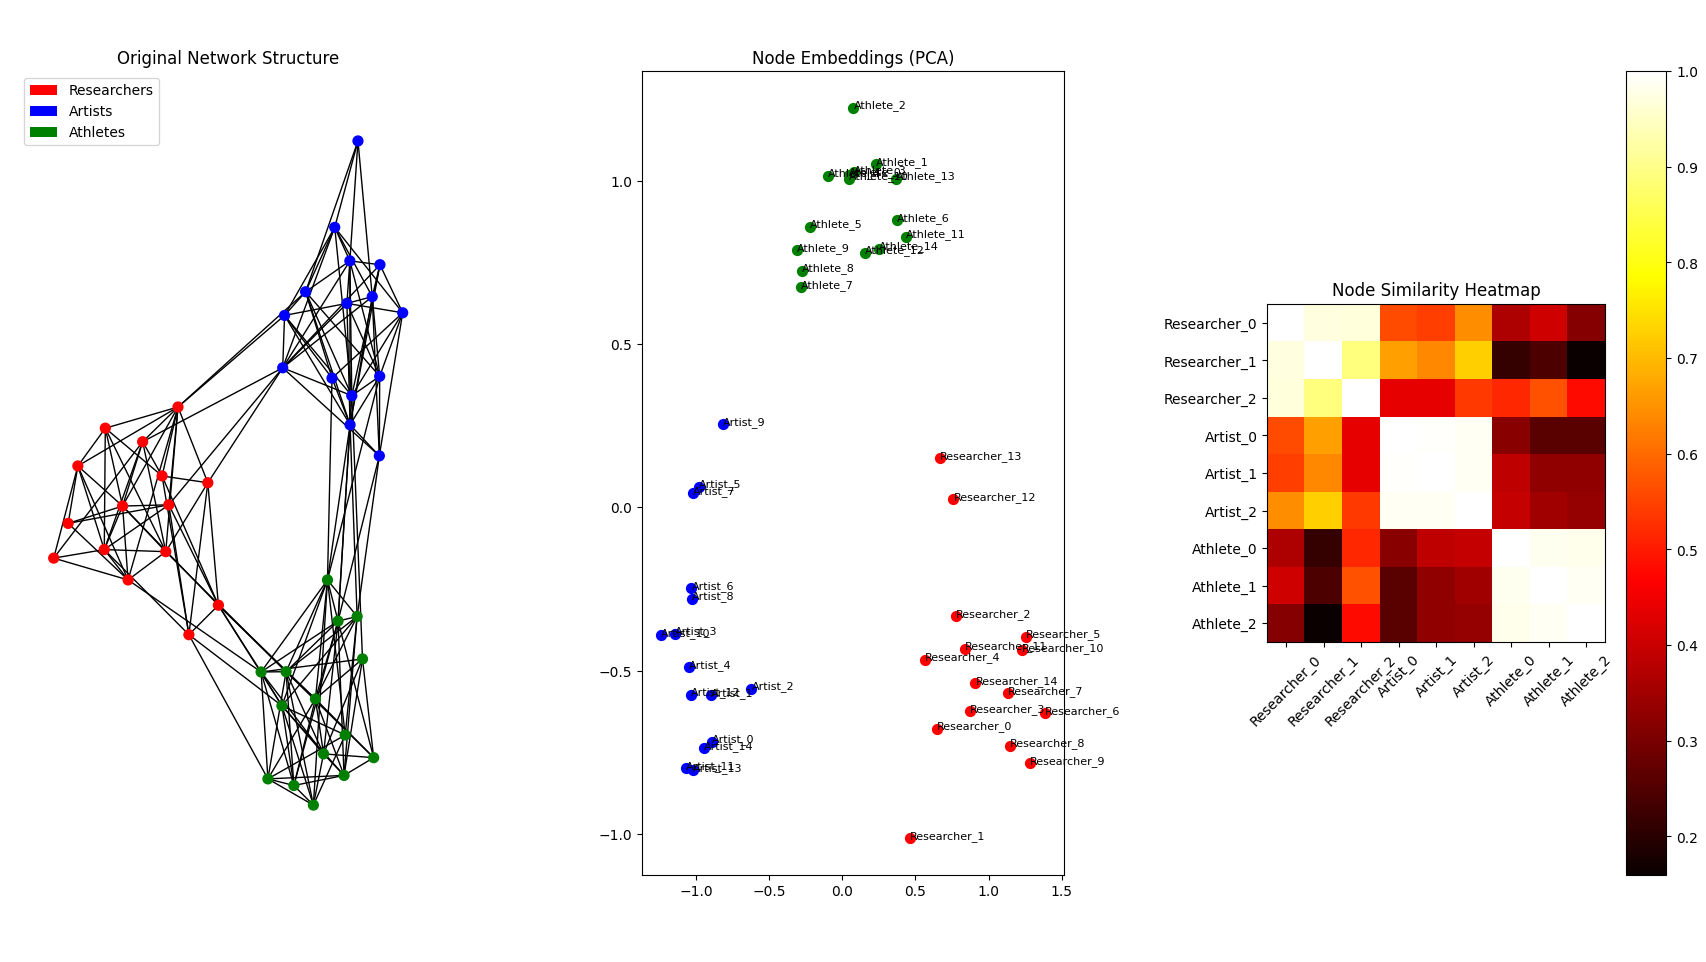

Python code for this plot:
import networkx as nx
import numpy as np
from sklearn.decomposition import PCA
from sklearn.metrics.pairwise import cosine_similarity
import matplotlib.pyplot as plt
from gensim.models import Word2Vec # NLP 语言模型
import random

# 设置随机种子以确保结果可重现
np.random.seed(42)
random.seed(42)


# 1. 创建一个有逻辑意义的社交网络图
def create_social_network():
    # 模拟创建的图， networkx

    G = nx.Graph()

    # 创建三个社交圈子：研究人员、艺术家和运动员
    researchers = [f"Researcher_{i}" for i in range(15)]
    artists = [f"Artist_{i}" for i in range(15)]
    athletes = [f"Athlete_{i}" for i in range(15)]

    # 添加节点
    for node in researchers + artists + athletes:
        G.add_node(node)

    # 在每个圈子内创建紧密连接
    # 研究人员圈子
    for i, researcher in enumerate(researchers):
        # 连接同一领域的研究人员
        for j in range(i + 1, len(researchers)):
            if np.random.random() < 0.4:  # 40%的概率连接
                G.add_edge(researcher, researchers[j])

    # 艺术家圈子
    for i, artist in enumerate(artists):
        for j in range(i + 1, len(artists)):
            if np.random.random() < 0.5:  # 50%的概率连接
                G.add_edge(artist, artists[j])

    # 运动员圈子
    for i, athlete in enumerate(athletes):
        for j in range(i + 1, len(athletes)):
            if np.random.random() < 0.6:  # 60%的概率连接
                G.add_edge(athlete, athletes[j])

    # 添加一些跨圈子的连接（较少）
    for researcher in researchers[:5]:  # 前5个研究人员
        for artist in artists[:3]:  # 前3个艺术家
            if np.random.random() < 0.3:  # 30%的概率连接
                G.add_edge(researcher, artist)

    for artist in artists[5:10]:  # 中间5个艺术家
        for athlete in athletes[5:10]:  # 中间5个运动员
            if np.random.random() < 0.3:  # 30%的概率连接
                G.add_edge(artist, athlete)

    for researcher in researchers[10:]:  # 后5个研究人员
        for athlete in athletes[10:]:  # 后5个运动员
            if np.random.random() < 0.2:  # 20%的概率连接
                G.add_edge(researcher, athlete)

    return G, researchers, artists, athletes


# 2. 生成随机游走序列（DeepWalk的核心）
def generate_random_walks(G, num_walks, walk_length):
    walks = []
    nodes = list(G.nodes())

    for _ in range(num_walks):
        random.shuffle(nodes)
        for node in nodes:
            walk = [node]
            while len(walk) < walk_length:
                cur = walk[-1]
                neighbors = list(G.neighbors(cur))
                if len(neighbors) > 0:
                    walk.append(random.choice(neighbors))
                else:
                    break
            walks.append([str(x) for x in walk])
    return walks


# 3. 使用Word2Vec学习节点表示
def learn_embeddings(walks, dimensions=128, window_size=5):
    # 输入文本序列  -》 词向量
    # 输入图节点序列  -》 节点向量
    model = Word2Vec(
        walks,
        vector_size=dimensions,
        window=window_size,
        min_count=0,
        sg=1,  # skip-gram
        workers=4,
        epochs=10
    )
    return model


# 4. 计算节点相似度矩阵
def calculate_similarity_matrix(model, nodes):
    embeddings = np.array([model.wv[node] for node in nodes])
    similarity_matrix = cosine_similarity(embeddings)
    return similarity_matrix


# 5. 可视化函数
def visualize_graph(G, researchers, artists, athletes, similarity_matrix, top_n=5):
    # 设置节点颜色
    node_colors = []
    for node in G.nodes():
        if node in researchers:
            node_colors.append('red')
        elif node in artists:
            node_colors.append('blue')
        else:
            node_colors.append('green')

    plt.figure(figsize=(15, 5))

    # 子图1: 原始网络结构
    plt.subplot(131)
    pos = nx.spring_layout(G, seed=42)
    nx.draw(G, pos, node_color=node_colors, node_size=50, with_labels=False)
    plt.title("Original Network Structure")

    # 创建图例
    from matplotlib.patches import Patch
    legend_elements = [
        Patch(facecolor='red', label='Researchers'),
        Patch(facecolor='blue', label='Artists'),
        Patch(facecolor='green', label='Athletes')
    ]
    plt.legend(handles=legend_elements, loc='best')

    # 子图2: 节点嵌入的2D投影
    plt.subplot(132)
    # 获取所有节点的嵌入向量
    all_nodes = list(G.nodes())
    embeddings = np.array([model.wv[node] for node in all_nodes])

    # 使用PCA降维到2D
    pca = PCA(n_components=2)
    embeddings_2d = pca.fit_transform(embeddings)

    # 绘制2D投影
    for i, node in enumerate(all_nodes):
        color = 'red' if node in researchers else 'blue' if node in artists else 'green'
        plt.scatter(embeddings_2d[i, 0], embeddings_2d[i, 1], c=color, s=50)
        plt.annotate(node, (embeddings_2d[i, 0], embeddings_2d[i, 1]), fontsize=8)

    plt.title("Node Embeddings (PCA)")

    # 子图3: 节点相似度热力图
    plt.subplot(133)
    # 选择部分节点显示热力图
    selected_nodes = researchers[:3] + artists[:3] + athletes[:3]
    selected_indices = [all_nodes.index(node) for node in selected_nodes]
    selected_similarity = similarity_matrix[np.ix_(selected_indices, selected_indices)]

    plt.imshow(selected_similarity, cmap='hot', interpolation='nearest')
    plt.colorbar()
    plt.xticks(range(len(selected_nodes)), selected_nodes, rotation=45)
    plt.yticks(range(len(selected_nodes)), selected_nodes)
    plt.title("Node Similarity Heatmap")

    plt.tight_layout()
    plt.show()

    # 打印最相似的节点对
    print("\nTop 5 most similar node pairs:")
    all_nodes = list(G.nodes())
    similarities = []
    for i in range(len(all_nodes)):
        for j in range(i + 1, len(all_nodes)):
            similarities.append((all_nodes[i], all_nodes[j], similarity_matrix[i, j]))

    # 按相似度排序
    similarities.sort(key=lambda x: x[2], reverse=True)

    for i in range(min(top_n, len(similarities))):
        node1, node2, sim = similarities[i]
        print(f"{node1} - {node2}: {sim:.4f}")


# 主程序
if __name__ == "__main__":
    # 创建图
    G, researchers, artists, athletes = create_social_network()
    print(f"Created graph with {G.number_of_nodes()} nodes and {G.number_of_edges()} edges")

    # 生成随机游走
    walks = generate_random_walks(G, num_walks=10, walk_length=20)
    print(f"Generated {len(walks)} random walks")

    # 学习节点嵌入
    model = learn_embeddings(walks, dimensions=64, window_size=5)
    print("Node embeddings learned")

    # 计算相似度矩阵
    all_nodes = list(G.nodes())
    similarity_matrix = calculate_similarity_matrix(model, all_nodes)

    # 可视化结果
    visualize_graph(G, researchers, artists, athletes, similarity_matrix)
